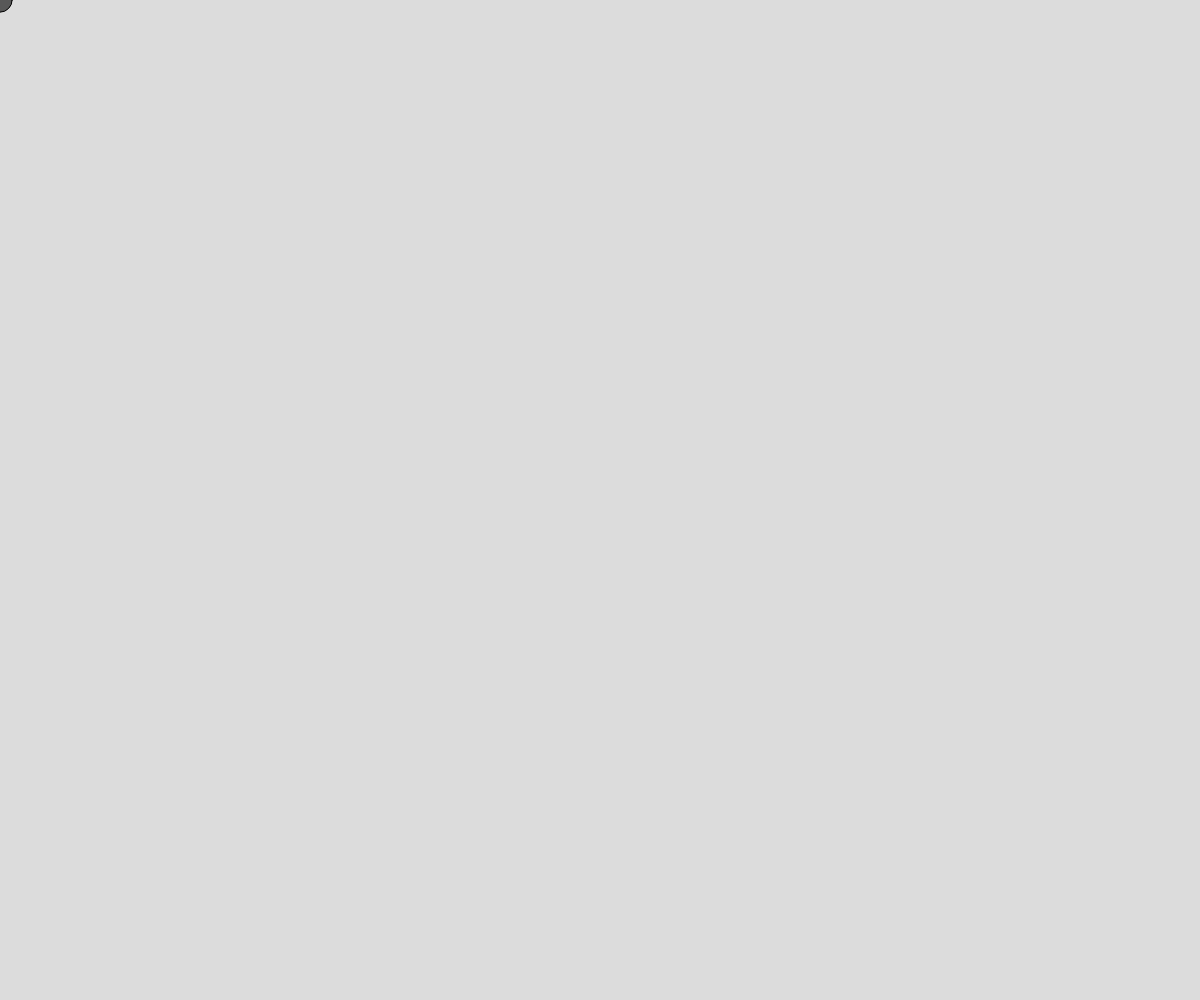
Frame 1 (no input)
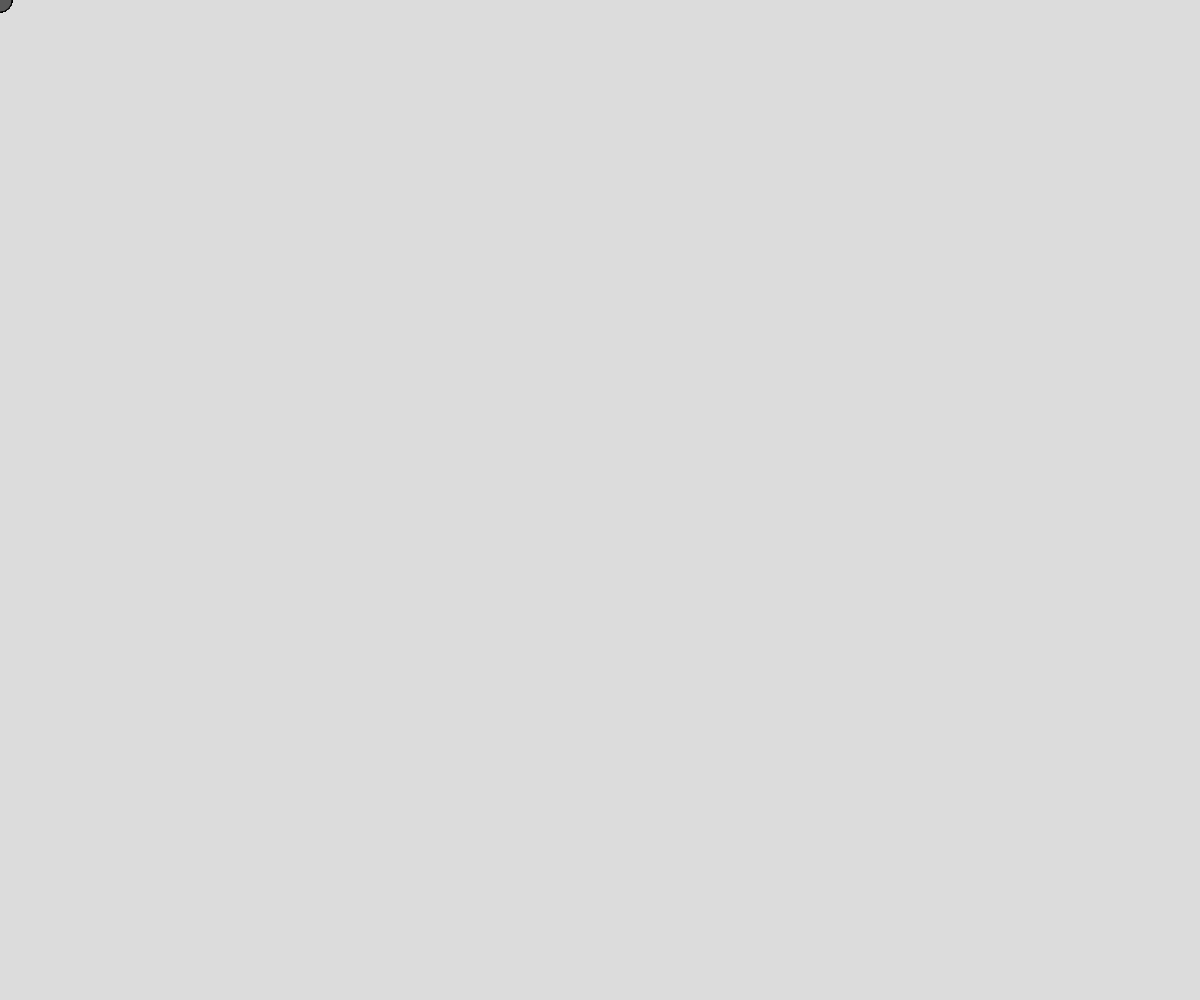
Frame 60 (no input)
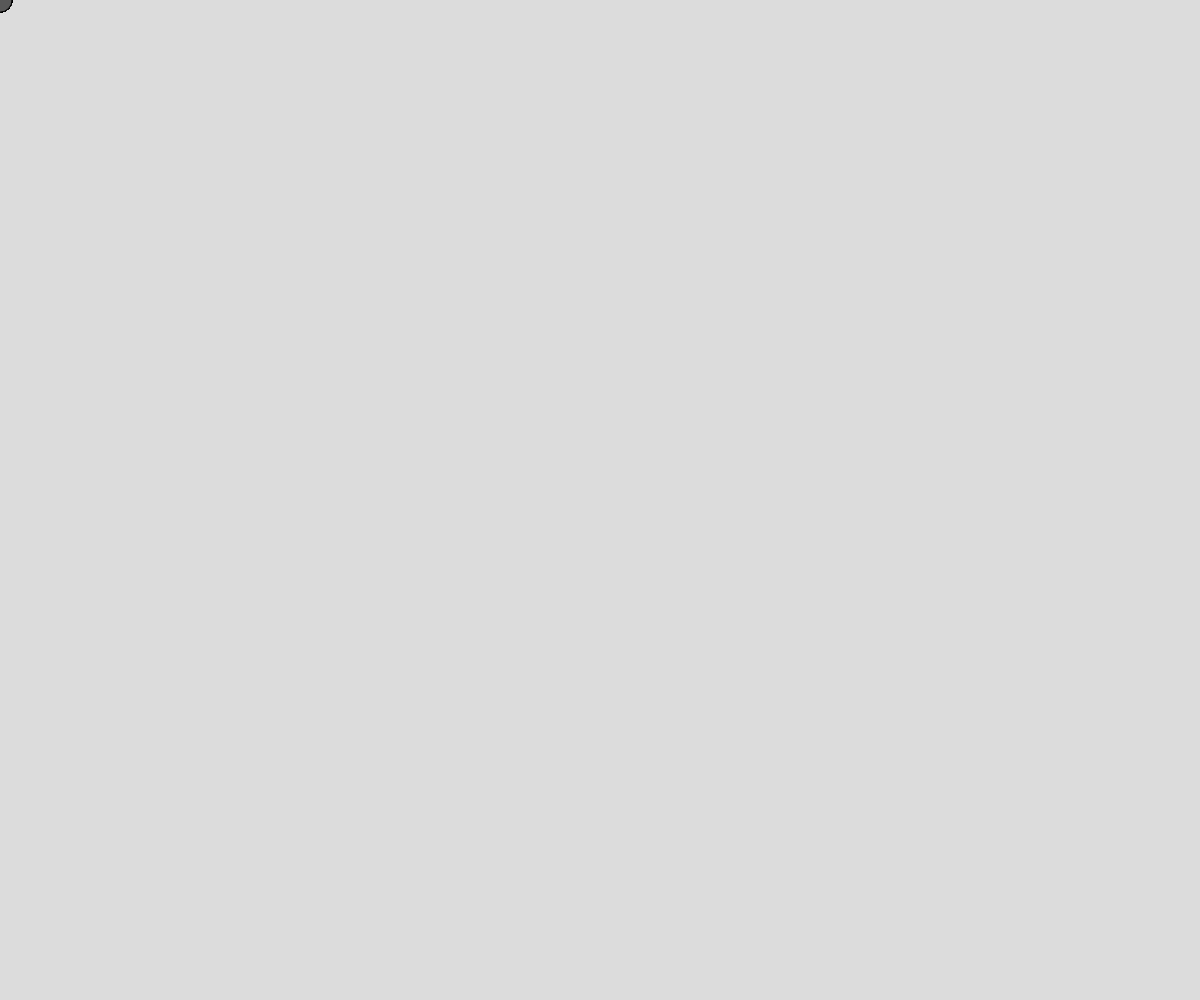
Frame 120 (the mouse pressed at the canvas centre since frame 60)

The p5.js sketch that drew these frames (run headless with seeded random() and noise() and a simulated clock; from frame 60 on, the mouse is pressed at the canvas centre):

// p5.js sketch
// ── sketch.js

// rules for sketching
// click and drag your mouse to draw
// 'e' key erases or restarts your drawing
// Keys '1','2','3' change the strokeWeight
// 1 being the thinnest, 3 being the boldest
// 'r' key changes the stroke color to red
// 'g' key changes the stroke color to green
// 'b' key changes the stroke color to blue
// 'B' key changes the stroke color to black (case sensitive)

let sphere;


function setup() {
  createCanvas(windowWidth, windowHeight); 
  background(220);
  sphere = new Ball();

}

function draw() {

 if((keyIsPressed == true) && (key == 's')){
  sphere();
 } 

 if ((keyIsPressed == true) && (key == 'e')) {
  background(220); // press 'e' key to erase drawing
 }
 if ((keyIsPressed == true) && (key == '1')){
  strokeWeight(2); // press '1' key to make strokeWeight 1
 }
 if ((keyIsPressed == true) && (key == '2')){
  strokeWeight(5); // press '2' key to make strokeWeight 5
 }
 if ((keyIsPressed == true) && (key == '3')){
  strokeWeight(10); // press '3' key to make strokeWeight 10
 }
 if ((keyIsPressed == true) && (key == 'r')){
  stroke(200, 0, 0); // press 'r' key for red
 }
 if ((keyIsPressed == true) && (key == 'b')){
  stroke(0, 0, 200); // press 'b' key for blue
 }
 if ((keyIsPressed == true) && (key == 'g')){
  stroke(0, 200, 0); // press 'g' key for green
 }
 if ((keyIsPressed == true) && (key == 'B')){
  stroke(0); // press 'B' key for black
 }
 sphere.generativeCheck();
 sphere.render();
}

function mouseDragged() {
  line(pmouseX, pmouseY, mouseX, mouseY); //click and drag to draw

}

class Ball {
  constructor(){

    this.x = mouseX;
    this.y = mouseY;
    this.size = random(10,30);

    this.fill =(random(255), random(255), random(255));
  }
  generativeCheck(){
    if(mouseDragged == true){
  ellipse(this.x, this.y, this.size);
  ellipse(width - this.x, this.y, this.size);
    }
  
  }

  render(){
    fill(this.fill);
    ellipse(this.x, this.y, this.size);
  }
}
